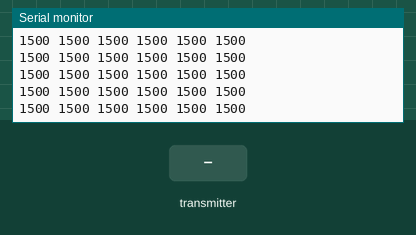
A sketch run on a simulated Arduino Uno, built with avr-gcc and run on an emulated ATmega328P. Shown: the last lines printed to the serial monitor. The test bench sets the inputs (shaded band).

Above: at 1.2 s.
1.3 s: the transmitter starts sending readChannel.0 = 1000
At 1.9 s:
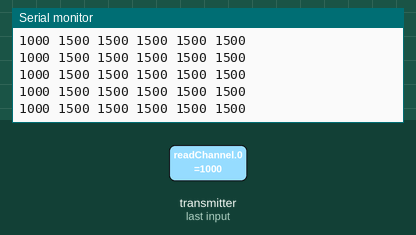
4.3 s: the transmitter starts sending readChannel.1 = 1000
At 5.4 s:
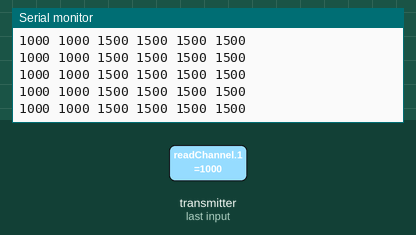
7.3 s: the transmitter starts sending readChannel.2 = 1000
At 8.0 s:
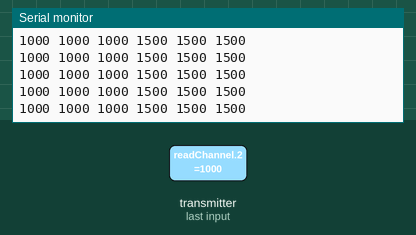
8.8 s: the transmitter starts sending readChannel.3 = 1000
At 9.7 s:
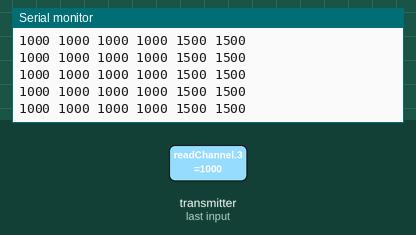

The sketch:

RC_Ibus_FS-IA6B_V2.ino
```cpp
#include <IBusBM.h>
#include <string.h>
#include <AccelStepper.h>

/*
  Translate iBUS signal to servo for MBED architecture (such as Arduino Nano 33 BLE)

  Supports any Arduino board where serial0 is available.

  For boards where serial0 is connected to the onboard USB port (such as MEGA, UNO and micro) you need
  to disconnect the RX line from the receiver during programming.

  Alternatively you can change the code below to use another serial port.

  Please use 5V boards only.

  Serial port RX/TX connected as follows:
  - RX connected to the iBUS servo pin (disconnect during programming on MEGA, UNO and micro boards!)
  - TX left open or for Arduino boards without an onboard USB controler - connect to an
    USB/Serial converter to display debug information on your PC (set baud rate to 115200).

*/

// Hardware Pins:
static int iBusPin = 0; // Serial Rx **NOTE: Disconnect during upload**
// static int switchPin = 13; // Not implemmented
// static int linearPin = 11; // CH 2 on RC Tx
// static int angularPin = 10; // CH 1 on RC Tx
// static int armExtendPUL = 2; // CH 3
// static int armExtendDIR = 3; // CH 3
// static int armTiltPin = 9; // CH 4
// static int drillMotorPin = 6; // CH 5
// static int binMotorPin = 5; // CH 6

//Pre-defined Values:
//For Stepper Motor
// int stepPerRev = 6400; // All dip switches LOW for Stepper Motor Driver
// float revPerSec = 2.0; // Desired Max RPS (revolutions per second for the steppers)
// float stepPerSec = stepPerRev*revPerSec; // Desired Max Steps per Second
// int minAbsoluteSteps = 0; // Home or Docked Position
// int maxAbsoluteSteps = 22000; // Fully Extended Position
// int BUFFER = 10;

// Setting up rcPWM
// unsigned long previousMillis = 0;
// float rcPWMPeriodMaxUS = 2000;
// float rcPWMPeriodMidUS = 1500;
// float rcPWMPeriodMinUS = 1000;

IBusBM IBus; // IBus object
// Motors *Using Servo library to send pulse width (ms) rather than duty cycle
// Servo linear;
// Servo angular;
// Servo armTilt;
// Servo drillMotor;
// Servo binMotor;
// Stepper Motor is controlled by a Driver (PUL/STEP = Pin 2; DIR = Pin 3 (High is FWD))
// AccelStepper stepper(AccelStepper::DRIVER);

void setup() {
  Serial.begin(115200); //Required for IBus Reading from Arduino

  while (!Serial)
    ;

  IBus.begin(Serial);    // iBUS connected to Serial (Pin 0 - "RX")- change to Serial0 or Serial2 port when required

  //Setup for Stepper Motor:
  // stepper.setMaxSpeed(stepPerSec); // Set max speed
  // stepper.setAcceleration(.1*stepPerSec);
  // stepper.setCurrentPosition(0); //Set the current position as 0

  // Setup Hardware Pins:
  // linear.attach(linearPin);
  // angular.attach(angularPin);
  // armTilt.attach(armTiltPin);
  // drillMotor.attach(drillMotorPin);
  // binMotor.attach(binMotorPin);
  // pinMode(switchPin, OUTPUT);

  // Serial.println("Start IBus2PWM");
}

int saveval[6] = {0};
int val[6] = {0};
// int oldval2 = 1000;
long newpos;
char *channelLabels[] = {"Angular (CH1)", "Linear (CH2)", "ArmExtend (CH3)", "ArmTilt (CH4)", "Drill (CH5)", "Bin (CH6)"};
//Servo joints[5] = {linear, angular, armTilt, drillMotor, binMotor};

// float convertToNewRange(float(ValueInOldRange),float(OldRangeMin),float(OldRangeMax),float(NewRangeMin),float(NewRangeMax)){
//   float MidNewRange = (NewRangeMax + NewRangeMin) / 2;
//   float ValueInNewRange = ((NewRangeMax - NewRangeMin) / (OldRangeMax - (OldRangeMin))) * (ValueInOldRange) - NewRangeMax;
//   return ValueInNewRange;
// }

void loop() {
  //val[i] = IBus.readChannel(i); // get latest value for servo channel 1
  // for(int i = 0; i < 6; i++){
  //   val[i] = IBus.readChannel(i);
  // }
  // if (saveval != val) {
    // for(int i = 0; i < 6; i++){
  readIBus();
  sendDataToSerial();
      //Serial.print(channelLabels[i]);Serial.print(" ");Serial.print(val[i]);Serial.print("\t"); // display new value in microseconds on PC
    // }
    // Serial.println();
    // Serial.println(newpos);
  memcpy(val, saveval, sizeof(val));  //saveval = val;
  // }
  // angular.writeMicroseconds(val[0]);
  // linear.writeMicroseconds(val[1]);
  // if(abs(val[2]-oldval2) > BUFFER){
  //   if ((val[2] > rcPWMPeriodMinUS + BUFFER) && (val[2] < rcPWMPeriodMaxUS - BUFFER)){
  //     newpos = convertToNewRange(val[2], rcPWMPeriodMinUS, rcPWMPeriodMaxUS, minAbsoluteSteps, maxAbsoluteSteps);
  //     stepper.moveTo(newpos);
  //   }
  //   else if (val[2] < (rcPWMPeriodMinUS + BUFFER)){
  //     stepper.moveTo(minAbsoluteSteps);
  //     newpos = minAbsoluteSteps;
  //   }
  //   else if (val[2] > (rcPWMPeriodMinUS - BUFFER)){
  //     stepper.moveTo(maxAbsoluteSteps);
  //     newpos = maxAbsoluteSteps;
  //   }
  //   oldval2 = val[2];
  // }
  /*else{
    stepper.moveTo(0);
  }*/
  // stepper.run();
  // armTilt.writeMicroseconds(val[3]);
  // drillMotor.writeMicroseconds(val[4]);
  // binMotor.writeMicroseconds(val[5]);

  /*Serial.print(channelLabels[0]);Serial.print(": ");Serial.print(IBus.readChannel(0));Serial.print("\t"); // display new value in microseconds on PC
  Serial.print(channelLabels[1]);Serial.print(": ");Serial.print(IBus.readChannel(1));Serial.print("\t"); // display new value in microseconds on PC
  Serial.print(channelLabels[2]);Serial.print(": ");Serial.print(IBus.readChannel(2));Serial.print("\t"); // display new value in microseconds on PC
  Serial.print(channelLabels[3]);Serial.print(": ");Serial.print(IBus.readChannel(3));Serial.print("\t"); // display new value in microseconds on PC
  Serial.print(channelLabels[4]);Serial.print(": ");Serial.print(IBus.readChannel(4));Serial.print("\t"); // display new value in microseconds on PC
  Serial.print(channelLabels[5]);Serial.print(": ");Serial.print(IBus.readChannel(5));Serial.print("\t"); // display new value in microseconds on PC
  Serial.println();
  */

  //delay(100);
}

void readIBus(){
  for(int i = 0; i < 6; i++){
    val[i] = IBus.readChannel(i);
  }
}

void sendDataToSerial() {
  //Serial.print(channelLabels[i]);Serial.print(" ");
  if (saveval != val) {
    for(int i = 0; i < 6; i++){
      Serial.print(val[i]);Serial.print(" ");
      //Serial.print(channelLabels[i]);Serial.print(" ");Serial.print(val[i]);Serial.print("\t"); // display new value in microseconds on PC
    }
    Serial.println();
  }
  //Serial.println(); // display new value in microseconds on PC
}
```

Measured:
- after the input at 1.3 s, the serial monitor: prints a new line at once (image 1)
- after the input at 4.3 s, the serial monitor: prints a new line at once (image 2)
- after the input at 7.3 s, the serial monitor: prints a new line at once (image 3)
- after the input at 8.8 s, the serial monitor: prints a new line at once (image 4)
